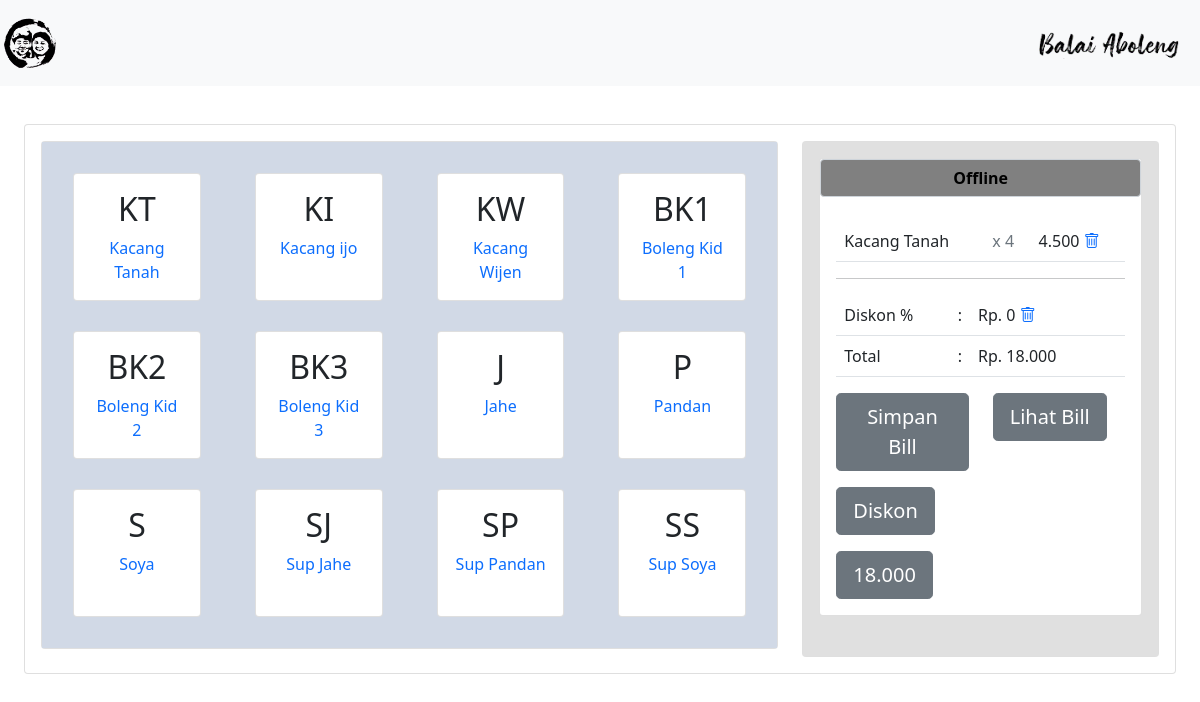
/admin/user/karyawan/media.php?module=home (signed in), run on the app's committed database.
### tables this page shows
CREATE TABLE `tb_menu` (
  `id_menu` int(11) NOT NULL,
  `kode_menu` varchar(255) NOT NULL,
  `nama_menu` varchar(255) NOT NULL,
  `harga_offline` int(11) NOT NULL,
  `harga_online` int(11) NOT NULL
);

CREATE TABLE `tb_cart` (
  `id_cart` int(11) NOT NULL,
  `id_menu` int(11) NOT NULL,
  `qty` int(11) NOT NULL,
  `nama_bill` varchar(255) NOT NULL,
  `tgl_transaksi` datetime DEFAULT NULL,
  `id_transaksi` int(11) NOT NULL
);

### admin/user/karyawan/modul/mod_home/home.php (the view, shortened to what this page needs)
<?php
$id_transaksi = $_GET['id'];
if ($id_transaksi == "") {
    $q_gettransaction = mysqli_query($koneksi, "SELECT MAX(tb_cart.id_transaksi) as id_cari FROM tb_cart LEFT JOIN tb_transaksi ON (tb_cart.id_transaksi=tb_transaksi.id_transaksi) WHERE (tb_transaksi.metode_pembayaran IS NULL)");
    $getrecenttransaction = mysqli_fetch_array($q_gettransaction);
} else {
    $q_gettransaction = mysqli_query($koneksi, "SELECT id_transaksi as id_cari FROM tb_cart WHERE id_transaksi='$id_transaksi'");
    $getrecenttransaction = mysqli_fetch_array($q_gettransaction);
}
$q_cekdiskon = mysqli_query($koneksi, "SELECT * FROM tb_diskon WHERE id_transaksi='$getrecenttransaction[id_cari]'");
$cekdiskon = mysqli_fetch_array($q_cekdiskon);
$q_totalhargaoffline = mysqli_query($koneksi, "SELECT SUM(tb_menu.harga_offline * tb_cart.qty) AS total_harga_offline FROM tb_cart JOIN tb_menu ON (tb_menu.id_menu=tb_cart.id_menu) WHERE id_transaksi='$getrecenttransaction[id_cari]'");
$totalhargaoffline = mysqli_fetch_array($q_totalhargaoffline);
?>
<div class="p-4" id="main-content">
    <div class="card">
        <div class="card-body">
            <div class="row">
                <div class="col-md-8" style="overflow-y: scroll;">
                    <div class="card">
                        <div class="card-body" style="background-color: #d1d9e6;">
                            <div class="row">
                                <?php
                                $q_loop = mysqli_query($koneksi, "SELECT * FROM tb_menu");
                                while ($loop = mysqli_fetch_array($q_loop)) {
                                ?>
                                    <div class="col-md-3">
                                        <div class="card" style="height: 8rem;margin:15px;">
                                            <div class="card-body text-center">
                                                <h2 class="font-weight-bold">
                                                    <?php
                                                    echo $loop['kode_menu'];
                                                    ?>
                                                </h2>
                                                <div class="text-primary">
                                                    <?php
                                                    echo $loop['nama_menu'];
                                                    ?>
                                                </div>
                                            </div>
                                        </div>
                                    </div>
                                <?php
                                }
                                ?>
                            </div>
                        </div>
                    </div>
                </div>
                <div class="col-md-4">
                    <div class="card">
                        <div class="card-body" style="background: #e0e0e0;">
                            <div class="row mb-4">
                                <div class="col-md-12">
                                    <div class="card">
                                        <div class="card-title">
                                            <select class="form-control" style="text-align:center;font-weight:bold; background:grey;color:black;" onchange="set_jenis()" id="jenis_payment">
                                                <option value="offline">Offline</option>
                                            </select>
                                        </div>
                                        <div class="card-body" id="card-offline">
                                            <table class="table table-hover" width="100%">
                                                <?php
                                                $q_getcartoffline = mysqli_query($koneksi, "SELECT * FROM tb_cart JOIN tb_menu ON (tb_menu.id_menu=tb_cart.id_menu) WHERE id_transaksi='$getrecenttransaction[id_cari]'");
                                                $num_rows_offline = mysqli_num_rows($q_getcartoffline);
                                                if ($num_rows_offline < 1) {
                                                    echo "
                                                    <tr>
                                                        <td colspan='4' class='text-center font-weight-bold text-dark'>Empty Cart</td>
                                                    </tr>
                                                    ";
                                                } else {
                                                    while ($getcartoffline = mysqli_fetch_array($q_getcartoffline)) {
                                                ?>
                                                        <tr>
                                                            <td colspan="2"><?php echo $getcartoffline['nama_menu']; ?></td>
                                                            <td class="text-muted">x <?php echo $getcartoffline['qty'] ?></td>
                                                            <td class="text-right"><?php echo number_format($getcartoffline['harga_offline'], 0, ",", ".") ?> <a href="media.php?module=delete-cart&&id=<?php echo $getcartoffline['id_cart'] ?>"><i class="bi bi-trash"></i></a></td>
                                                        </tr>
                                                <?php
                                                    }
                                                }
                                                ?>
                                            </table>
                                            <hr>
                                            <table class="table">
                                                <tr>
                                                    <td>Diskon <?php echo $cekdiskon['persentase_diskon']?>%</td>
                                                    <td>:</td>
                                                    <td class="text-right">Rp. <?php echo number_format($totalhargaoffline['total_harga_offline'] * $cekdiskon['persentase_diskon'] / 100, 0, ",", "."); ?> <a href="media.php?module=delete-diskon&&id=<?php echo $getrecenttransaction['id_cari'];?>"><i class="bi bi-trash"></i></a></td>
                                                </tr>
                                                <tr>
                                                    <td class="font-weight-bold" width="40%">
                                                        Total
                                                    </td>
                                                    <td class="font-weight-bold" width="5%">:</td>
                                                    <td width="55%" class="font-weight-bold text-right">Rp. <?php echo number_format($totalhargaoffline['total_harga_offline'] - ($totalhargaoffline['total_harga_offline'] * $cekdiskon['persentase_diskon'] / 100), 0, ",", "."); ?></td>
                                                </tr>
                                            </table>
                                            <div class="row mb-3 gy-3">
                                                <div class="col-md-6">
                                                    <button class="btn btn-secondary btn-block btn-lg" onClick="window.open('modul/mod_transaksi/simpan-bill.php?id=<?php echo $getrecenttransaction['id_cari']; ?>&&total=<?php echo $totalhargaoffline['total_harga_offline'] - ($totalhargaoffline['total_harga_offline'] * $cekdiskon['persentase_diskon'] / 100) ?>', '_blank', 'toolbar=no,scrollbars=yes,resizable=no,top=300,left=500,width=550,height=500')">Simpan Bill</button>
                                                </div>
                                                <div class="col-md-6">
                                                    <button class="btn btn-secondary btn-block btn-lg" onClick="window.open('modul/mod_transaksi/lihat-bill.php', '_blank', 'toolbar=no,scrollbars=yes,resizable=no,top=300,left=500,width=550,height=500')">Lihat Bill</button>
                                                </div>
                                            </div>
                                            <div class="row mb-3 gy-3">
                                                <div class="col-md-12">
                                                    <button class="btn btn-secondary btn-block btn-lg" onClick="window.open('modul/mod_transaksi/tambah-diskon.php?id=<?php echo $getrecenttransaction['id_cari']; ?>', '_blank', 'toolbar=no,scrollbars=yes,resizable=no,top=300,left=500,width=550,height=500')" <?php if (($cekdiskon['id_diskon']!="") || $totalhargaoffline == "") {echo "disabled";}?>>Diskon</button>
                                                </div>
                                            </div>
                                            <div class="row">
                                                <div class="col-md-12">
                                                    <button id="btn-offline" <?php if ($totalhargaoffline['total_harga_offline'] == 0) {
                                                                                    echo "disabled";
                                                                                } ?> class="btn btn-secondary btn-block btn-lg" onClick="window.open('modul/mod_transaksi/input-pembayaran.php?id=<?php echo $getrecenttransaction['id_cari']; ?>&&jenis=offline&&total=<?php echo $totalhargaoffline['total_harga_offline'] - ($totalhargaoffline['total_harga_offline'] * $cekdiskon['persentase_diskon'] / 100); ?>&&diskon=<?php echo $totalhargaoffline['total_harga_offline'] * $cekdiskon['persentase_diskon'] / 100;?>', '_blank', 'toolbar=no,scrollbars=no,resizable=no,top=300,left=500,width=550,height=500')"><?php if ($totalhargaoffline['total_harga_offline'] == 0) {
                                                                                                                                                                                                                                                                                                                                                                                                                                    echo "Empty Cart";
                                                                                                                                                                                                                                                                                                                                                                                                                                } else {
                                                                                                                                                                                                                                                                                                                                                                                                                                    echo number_format($totalhargaoffline['total_harga_offline'] - ($totalhargaoffline['total_harga_offline'] * $cekdiskon['persentase_diskon'] / 100), 0, ",", ".");
                                                                                                                                                                                                                                                                                                                                                                                                                                } ?></button>
                                                </div>
                                            </div>
                                        </div>
                                    </div>
                                </div>
                            </div>
                        </div>
                    </div>
                </div>
            </div>
        </div>
    </div>
</div>

### admin/user/karyawan/media.php (style rules this page uses)
a { text-decoration: none; }
#main-content { transition: 0.4s; }

### data on the page
tb_menu: kode_menu "KT", nama_menu "Kacang Tanah"
tb_menu: kode_menu "KI", nama_menu "Kacang ijo"
tb_menu: kode_menu "KW", nama_menu "Kacang Wijen"
tb_menu: kode_menu "BK1", nama_menu "Boleng Kid 1"
tb_menu: kode_menu "BK2", nama_menu "Boleng Kid 2"
tb_menu: kode_menu "BK3", nama_menu "Boleng Kid 3"
tb_menu: kode_menu "J", nama_menu "Jahe"
tb_menu: kode_menu "P", nama_menu "Pandan"
tb_menu: kode_menu "S", nama_menu "Soya"
tb_menu: kode_menu "SJ", nama_menu "Sup Jahe"
tb_menu: kode_menu "SP", nama_menu "Sup Pandan"
tb_menu: kode_menu "SS", nama_menu "Sup Soya"
tb_cart: id_menu.nama_menu "Kacang Tanah", qty "4", id_menu.harga_offline "4.500"
